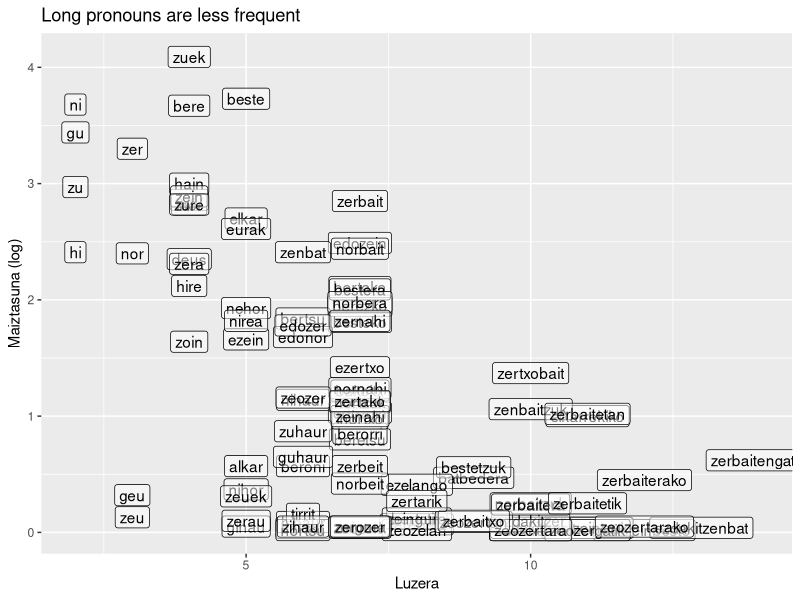
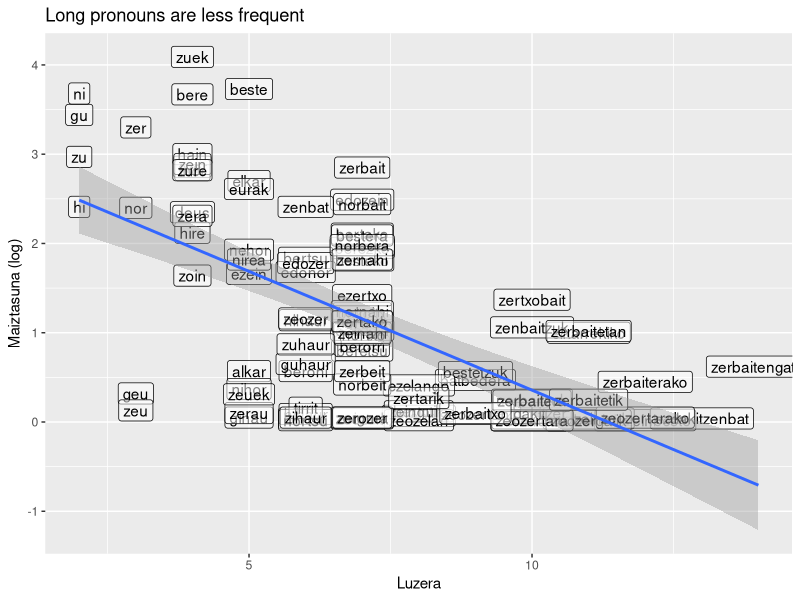
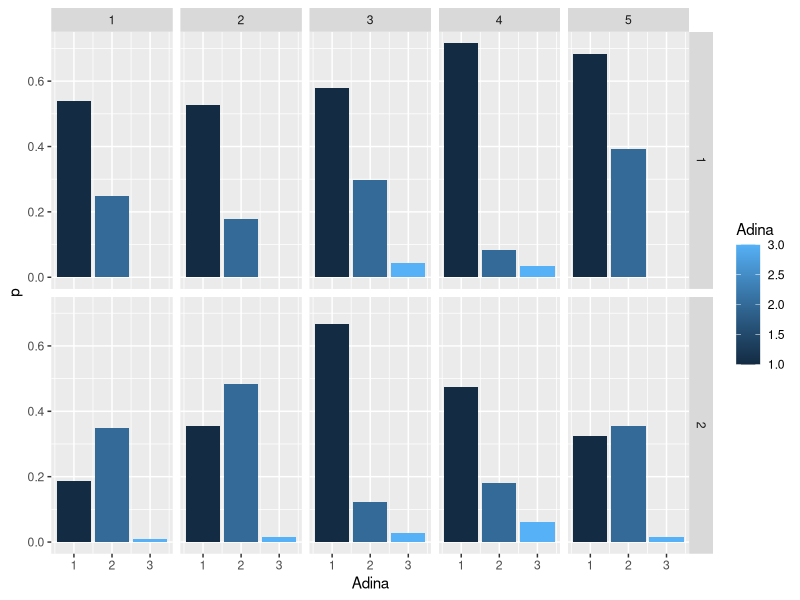

These charts were generated, in order, by the following R code: (Note: this script raises an error after producing the figures.)

#--------------------------------------------------------------
# global
#--------------------------------------------------------------

library("tidyverse")
library("readxl")

#--------------------------------------------------------------
# today
#--------------------------------------------------------------

# data:
# 1. word frequencies (EHME corpus)
# 2. sociolinguistic data (Alexi esker)
# 3. semantics, reaction times (Martari esker)

# topics:
# 1. stats: run and understand regressions
# 2. tidy data: group_by, mutate
# 3. how to join dataframes
# 4. plots: facets, colours

#--------------------------------------------------------------
# read and write data
#--------------------------------------------------------------

# set your working directory by using the setwd() function, or e.g. by clicking:
# Session > Set Working Directory > To Source File Location

# when writing the path to a file, two dots (..) take you to a parent folder (= previous folder, one level up).
ehme <- read_csv("../data/ehme.csv")

# if you haven't installed or loaded the package tidyverse, you can read the file using:
# d <- read.csv("../data/ehme.csv")

# Q: how do we save a dataframe from R into the computer?
# --> save all the pronouns into a separate file. extra: ordered by frequency.





#--------------------------------------------------------------
# word length and frequency: plot and regression
#--------------------------------------------------------------

pronouns <- filter(ehme, pos == "izr")

# plot from previous session
ggplot(pronouns) +
  geom_label(aes(x = lemmalength, y = ehme_log, label = lemma), alpha = 0.5) +
  xlab("Luzera") +
  ylab("Maiztasuna (log)") +
  ggtitle("Long pronouns are less frequent")

# quick stats preview: lm() for simple linear regression:
# the equation y ~ x means: response ~ predictor(s) means: does predictor x explain response y?
# are longer words less frequent? does word length explain word frequency?
freq_model <- lm(ehme_log ~ lemmalength, pronouns)
summary(freq_model)

# let's visualise the model:
ggplot(pronouns) +
  geom_label(aes(x = lemmalength, y = ehme_log, label = lemma), alpha = 0.5) +
  xlab("Luzera") +
  ylab("Maiztasuna (log)") +
  ggtitle("Long pronouns are less frequent") +
  geom_smooth(aes(x = lemmalength, y = ehme_log), method = "lm")

#--------------------------------------------------------------
# sociophonetics in Garazi
#--------------------------------------------------------------

# data kindly provided by: Alex Artzelus
garazi <- read_csv('../data/garazi_alldata.csv')

#--------------------------------------------------------------
# pipes, group_by, mutate
#--------------------------------------------------------------

# overview of the data
count(garazi, feature, sort = T)
count(garazi, Herria)

# %>% ceci n'est pas une pipe:
# welcome the pipe (%>%), write readable code on the fly.
# a pipe (%>%) passes the object on left hand side as first argument of function on righthand side.
# x %>% f(y) is the same as f(x, y)
# shortcut = ctrl + shift + m



# what is the distribution of a given feature within a given group of speakers?
# filter one feature (e.g. word-initial aspiration: h hasieran)
# group by location and/or age and/or gender
# check response count for each group
# add proportion within each group (use mutate() to add extra columns)
# arrange by proportion





garazi_h <- garazi %>% 
  filter(feature == "h hasieran") %>% 
  group_by(Herria, Adina, Generoa) %>% 
  count(Erantzuna) %>% 
  mutate(p = n/sum(n)) %>% 
  ungroup() %>% 
  filter(Erantzuna == 'h') %>%
  arrange(p)

garazi_h %>% 
  ggplot() +
  geom_col(aes(x = Adina, y = p, fill = Adina), position = position_dodge()) +
  facet_grid(Generoa ~ Herria)

#--------------------------------------------------------------
# generics and RT (reaction times)
#--------------------------------------------------------------

# data kindly provided by: Marta Ponciano
generics <- read_tsv("../data/generics_adults_response.txt")

# data as exported from E-Prime.
# too many columns; select a handful.
# also: filter out training trials
generics %>%
  select(Subject, Trial, Determiner, Bis.ACC, Bis.CRESP, Bis.RESP, Bis.RT) %>% 
  filter()

# does experimental condition (Determiner) affect RT?
# analyse visually:
test.trials %>% 
  ggplot() +
  geom_density(aes(x = Bis.RT, fill = Determiner), alpha = 0.5)

test.trials %>% 
  ggplot() +
  geom_boxplot(aes(x = Determiner, y = Bis.RT))

# does experimental condition (Determiner) affect RT?
# analyse statistically:
model_rt <- lm(Bis.RT ~ Determiner, data = test.trials)
summary(model_rt)

# does experimental condition (Determiner) affect accuracy?
# analyse visually:
test.trials %>% 
  ggplot() +
  aes(x = Determiner, y = Bis.ACC) +
  geom_jitter(alpha = 0.3) +
  stat_summary(fun.data = "mean_se", colour = "red", size = 1)

# does experimental condition (Determiner) affect accuracy?
# analyse statistically:
model_acc <- glm(Bis.ACC ~ Determiner, test.trials, family = "binomial")
summary(model_acc)

#--------------------------------------------------------------
# explore participants' background variables
#--------------------------------------------------------------

# load participant data
participants <- read_xlsx("../data/generics_adults_participants.xlsx") 

# how to join dataframes (ensure there's at leas 1 column in common)
trials <- test.trials %>% 
  mutate(Participant_ID = paste(Subject, "_1", sep = "")) %>% 
  left_join(participants) %>% 
  rename(age = Edad.años)

# does participant age affect RT?
# visualise relation between age and RT
trials %>% 
  ggplot() +
  aes(x = age, y = Bis.RT) +
  geom_jitter(alpha = 0.2) +
  geom_smooth(method = "lm")

lm(Bis.RT ~ age, trials) %>% summary()

#--------------------------------------------------------------
# next?
#--------------------------------------------------------------

# why the regressions we did today are wrong
# stats: more on regressions (+ random effects)


